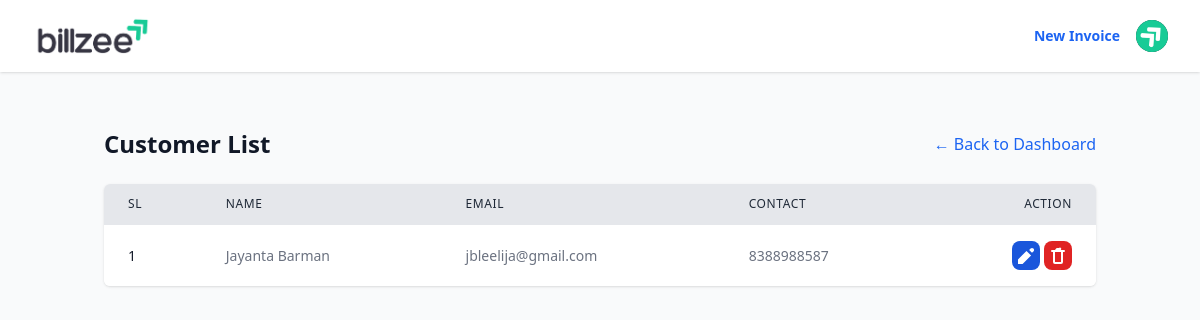
The app's page /invoices/customer/ (signed in), older data.
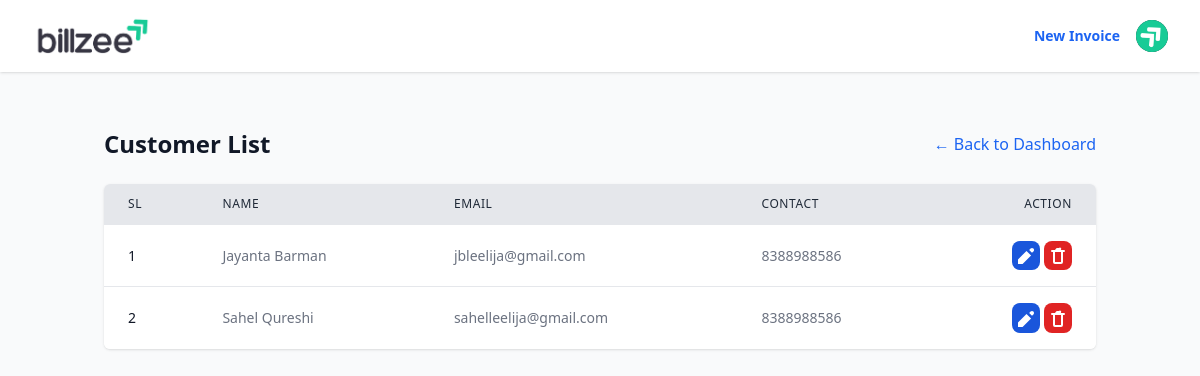
The same page, newer data.
### invoices/models.py (models this page shows, shortened)
class InvoiceCustomer(models.Model):
    invoice = models.OneToOneField(Invoice, on_delete=models.CASCADE, related_name='customer_info')
    customer_name = models.CharField(max_length=100)
    customer_email = models.EmailField()
    customer_contact = models.CharField(max_length=10, help_text="Numeric contact number (max 10 digits)", default="0000000000")
    customer_address = models.CharField(max_length=200)
    customer_country = models.CharField(max_length=50, blank=True)
    customer_zip = models.CharField(max_length=7, blank=True, help_text="Postal/Zip code")
    customer_state = models.CharField(max_length=50, blank=True)
    customer_city = models.CharField(max_length=50, blank=True)

### invoices/views.py (the view)
# urls.py: path('customer/', views.customer_list, name='customer_list'),
@login_required
def customer_list(request):
    customers = InvoiceCustomer.objects.all()
    return render(request, 'customer/customer_list.html', {'customers': customers, 'title': 'Customer List'})

### templates/customer/customer_list.html (shortened to what the changed rows need)
{% extends 'base.html' %}
{% block content %}
<div class="container mx-auto px-4 py-8">
    <div class="flex justify-between items-center mb-6">
        <h1 class="text-2xl font-bold text-gray-900">{{ title }}</h1>
    </div>
    {% if customers %}
    <div class="bg-white rounded-md shadow overflow-hidden">
        <table class="min-w-full divide-y divide-gray-200">
            <thead class="bg-gray-200">
                <tr class="border-b-2 border-gray-900">
                    <th scope="col"
                        class="px-6 py-3 text-left text-xs font-medium text-gray-800 uppercase tracking-wider">SL</th>
                    <th scope="col"
                        class="px-6 py-3 text-left text-xs font-medium text-gray-800 uppercase tracking-wider">Name</th>
                    <th scope="col"
                        class="px-6 py-3 text-left text-xs font-medium text-gray-800 uppercase tracking-wider">Email</th>
                    <th scope="col"
                        class="px-6 py-3 text-left text-xs font-medium text-gray-800 uppercase tracking-wider">Contact</th>
                    <th scope="col"
                        class="px-6 py-3 text-right text-xs font-medium text-gray-800 uppercase tracking-wider">Action</th>
                </tr>
            </thead>
            <tbody class="bg-white divide-y divide-gray-200">
                {% for customer in customers %}
                <tr>
                    <td class="px-6 py-4 whitespace-nowrap text-sm font-medium text-gray-900">{{ customer.id }}</td>
                    <td class="px-6 py-4 whitespace-nowrap text-sm text-gray-500">{{ customer.customer_name }}</td>
                    <td class="px-6 py-4 whitespace-nowrap text-sm text-gray-500">{{ customer.customer_email }}</td>
                    <td class="px-6 py-4 whitespace-nowrap text-sm text-gray-500">{{ customer.customer_contact }}</td>
                    <td class="px-6 py-4 whitespace-nowrap text-right text-sm font-medium">
                        <button onclick="openEditModal('{% url 'invoices:customer_edit' customer.id %}', '{{ customer.customer_name|escapejs }}', '{{ customer.customer_email|escapejs }}', '{{ customer.customer_contact|escapejs }}', '{{ customer.customer_country|escapejs }}', '{{ customer.customer_zip|escapejs }}', '{{ customer.customer_state|escapejs }}', '{{ customer.customer_city|escapejs }}', '{{ customer.customer_address|escapejs }}')"
                            data-modal-target="authentication-modal" data-modal-toggle="authentication-modal"
                            class="text-white bg-blue-700 hover:bg-blue-800 focus:ring-4 focus:outline-none focus:ring-blue-300 font-medium rounded-lg text-sm p-1 text-center dark:bg-blue-600 dark:hover:bg-blue-700 dark:focus:ring-blue-800">
                            <svg xmlns="http://www.w3.org/2000/svg" class="h-5 w-5 inline-block" viewBox="0 0 20 20"
                                fill="currentColor">
                                <path d="M17.414 2.586a2 2 0 010 2.828l-1.414 1.414-2.828-2.828 1.414-1.414a2 2 0 012.828 0zM2 13.414V18h4.586l8.486-8.486-4.586-4.586L2 13.414z" />
                            </svg>
                        </button>
                        <form method="POST" action="" class="inline-block"
                            onsubmit="return confirm('Are you sure?');">
                            <button type="submit"
                                class="text-white p-1 font-medium rounded-lg text-sm bg-red-600 hover:bg-red-900 focus:ring-4 focus:outline-none focus:ring-red-300 text-center dark:bg-red-600 dark:hover:bg-red-900 dark:focus:ring-red-900"
                                title="Delete">
                                <svg xmlns="http://www.w3.org/2000/svg" class="h-5 w-5 inline-block" viewBox="0 0 20 20"
                                    fill="currentColor">
                                    <path fill-rule="evenodd"
                                        d="M9 2a1 1 0 00-.894.553L7 4H4a1 1 0 000 2h1v10a2 2 0 002 2h6a2 2 0 002-2V6h1a1 1 0 100-2h-3l-.106-.447A1 1 0 0011 2H9zM7 6h6v10H7V6z"
                                        clip-rule="evenodd" />
                                </svg>
                            </button>
                        </form>
                    </td>
                </tr>
                {% endfor %}
            </tbody>
        </table>
    </div>
    {% endif %}
</div>
{% endblock %}

Row changes from the older to the newer data that the page shows:
changed InvoiceCustomer "Jayanta Barman": customer_contact "8388988587" → "8388988586"
added InvoiceCustomer: id "2", customer_name "Sahel Qureshi", customer_email "sahelleelija@gmail.com", customer_contact "8388988586"
